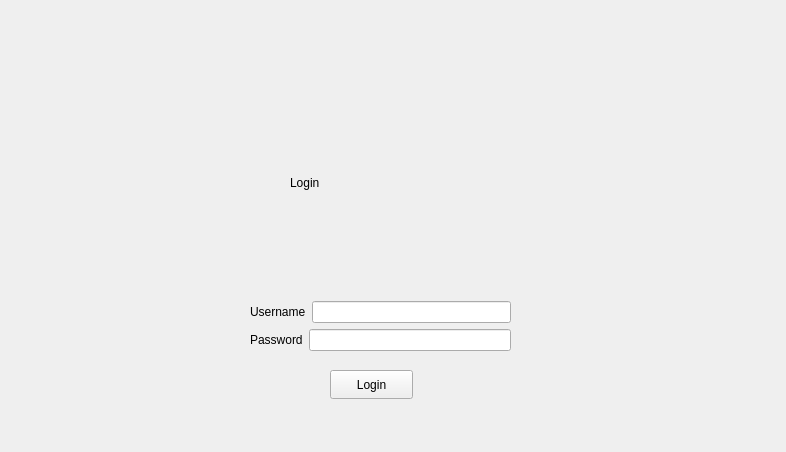
<?xml version="1.0" encoding="UTF-8"?>
<ui version="4.0">
 <class>Login</class>
 <widget class="QWidget" name="Login">
  <property name="geometry">
   <rect>
    <x>0</x>
    <y>0</y>
    <width>786</width>
    <height>452</height>
   </rect>
  </property>
  <property name="windowTitle">
   <string>Form</string>
  </property>
  <widget class="QPushButton" name="login">
   <property name="geometry">
    <rect>
     <x>330</x>
     <y>370</y>
     <width>83</width>
     <height>29</height>
    </rect>
   </property>
   <property name="text">
    <string>Login</string>
   </property>
  </widget>
  <widget class="QWidget" name="layoutWidget">
   <property name="geometry">
    <rect>
     <x>250</x>
     <y>70</y>
     <width>261</width>
     <height>281</height>
    </rect>
   </property>
   <layout class="QVBoxLayout" name="verticalLayout_3">
    <item>
     <widget class="QLabel" name="label_3">
      <property name="styleSheet">
       <string notr="true">font: 28pt &quot;Segoe UI&quot;;
margin-left: auto;
margin-right: auto;</string>
      </property>
      <property name="text">
       <string>Login</string>
      </property>
     </widget>
    </item>
    <item>
     <layout class="QVBoxLayout" name="verticalLayout_2">
      <item>
       <layout class="QVBoxLayout" name="verticalLayout">
        <item>
         <layout class="QHBoxLayout" name="horizontalLayout">
          <item>
           <widget class="QLabel" name="label">
            <property name="text">
             <string>Username</string>
            </property>
           </widget>
          </item>
          <item>
           <widget class="QLineEdit" name="username"/>
          </item>
         </layout>
        </item>
        <item>
         <layout class="QHBoxLayout" name="horizontalLayout_2">
          <item>
           <widget class="QLabel" name="label_2">
            <property name="text">
             <string>Password</string>
            </property>
           </widget>
          </item>
          <item>
           <widget class="QLineEdit" name="password">
            <property name="echoMode">
             <enum>QLineEdit::EchoMode::Password</enum>
            </property>
           </widget>
          </item>
         </layout>
        </item>
       </layout>
      </item>
     </layout>
    </item>
   </layout>
  </widget>
 </widget>
 <resources/>
 <connections/>
</ui>
